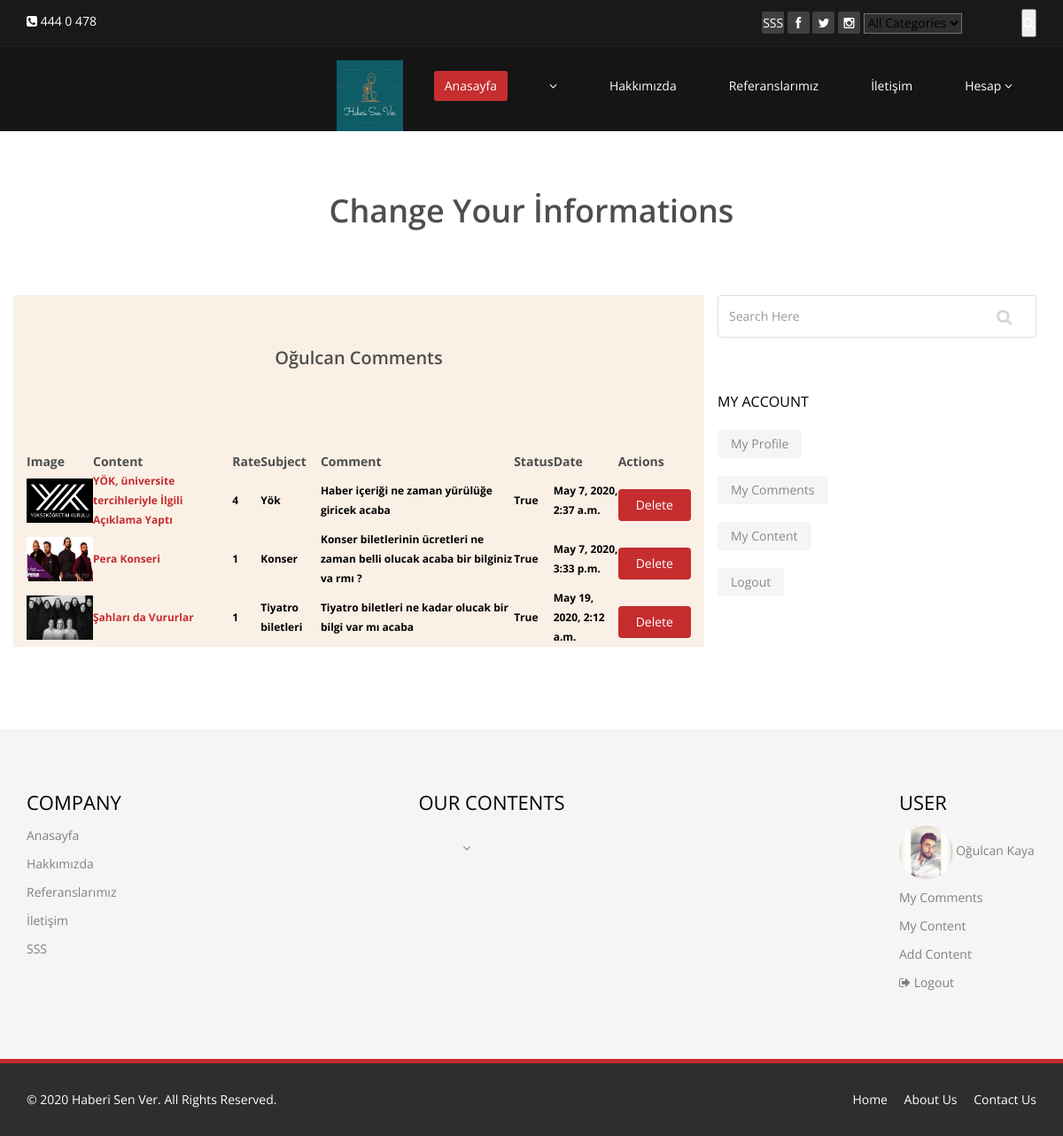
The app's page /user/comments/ (signed in), older data.
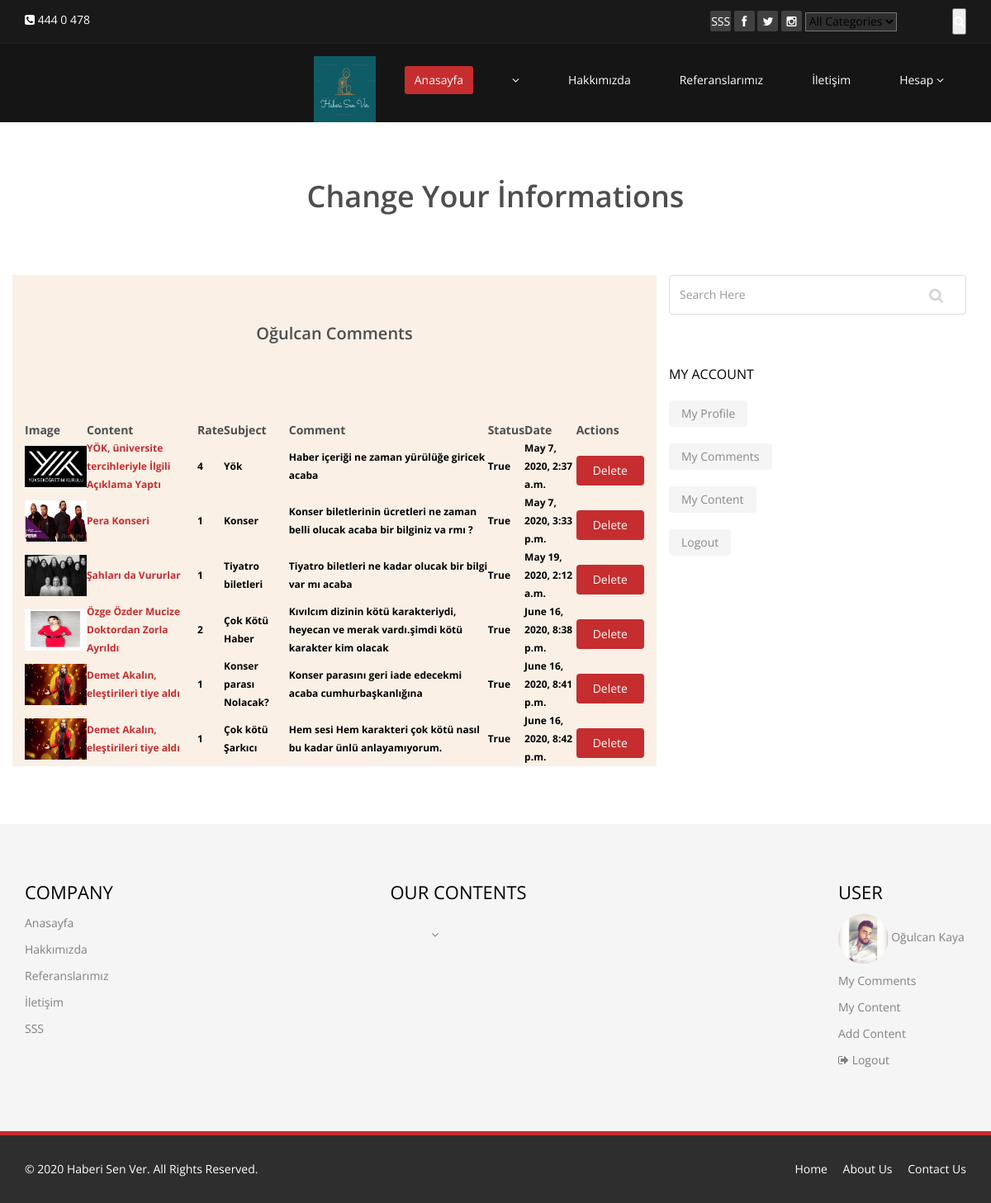
The same page, newer data.
### Home/models.py (models this page shows, shortened)
class Setting(models.Model):
    STATUS =(
        ('True', 'Evet'),
        ('False', 'Hayır'),
    )
    title = models.CharField(max_length=150)
    keywords = models.CharField(max_length=200)
    description = models.CharField(max_length=200)
    company = models.CharField(max_length=50)
    address = models.CharField(blank=True, max_length=150)
    phone = models.CharField(blank=True,max_length=15)
    fax = models.CharField(blank=True, max_length=15)
    email = models.CharField(blank=True, max_length=50)
    map = models.TextField(blank=True)
    smtpserver = models.CharField(blank=True, max_length=20)
    smtpemail = models.CharField(blank=True, max_length=20)
    smtppassword = models.CharField(blank=True, max_length=20)
    smtpport = models.CharField(blank=True, max_length=5)
    icon = models.ImageField(blank=True, upload_to='images/')
    facebook = models.CharField(max_length=50)
    twitter = models.CharField(max_length=50)
    instagram = models.CharField(max_length=50)
    aboutus = RichTextUploadingField(blank=True)
    contactus = RichTextUploadingField(blank=True)
    references = RichTextUploadingField(blank=True)
    status = models.CharField(max_length=10, choices=STATUS)
    created_at = models.DateTimeField(auto_now_add=True)
    updated_at = models.DateTimeField(auto_now=True)

class UserProfile(models.Model):
    user = models.OneToOneField(User, on_delete=models.CASCADE)
    phone = models.CharField(max_length=15)
    adress = models.CharField(max_length=150)
    city = models.CharField(max_length=150)
    country = models.CharField(max_length=150)
    image = models.ImageField(blank=True, upload_to='images/users/')
    def image_tag(self):
        return mark_safe('<img src="{}" height="50"/>'.format(self.image.url))
    image_tag.short_description = 'Image'

### news/models.py (models this page shows, shortened)
class Comment(models.Model):
    STATUS =(
        ('New', 'Yeni'),
        ('True', 'Evet'),
        ('False', 'Hayır'),
    )
    news = models.ForeignKey(News, on_delete=models.CASCADE) #relations with News
    user = models.ForeignKey(User, on_delete=models.CASCADE)  # relations with User
    subject = models.CharField(max_length=200)
    comment = models.CharField(max_length=200)
    rate = models.IntegerField(blank=True)
    status = models.CharField(max_length=10, choices=STATUS, default='New')
    ip = models.CharField(blank=True, max_length=30)
    created_at = models.DateTimeField(auto_now_add=True)
    updated_at = models.DateTimeField(auto_now=True)

class News(models.Model):
    STATUS =(
        ('True', 'Evet'),
        ('False', 'Hayır'),
    )
    TYPE = (
        ('Haber', 'Haber'),
        ('Etkinlik', 'Etkinlik'),
        ('Duyuru', 'Duyuru'),
    )
    category = models.ForeignKey(Category, on_delete=models.CASCADE) #relations with Category
    user = models.ForeignKey(User, on_delete=models.CASCADE, null=True)
    type = models.CharField(max_length=30, choices=TYPE, null=True)
    title = models.CharField(max_length=150)
    description = models.CharField(max_length=200)
    keyword = models.CharField(max_length=200)
    image = models.ImageField(blank=True, upload_to='images/')
    detail = RichTextUploadingField()
    status = models.CharField(max_length=10, choices=STATUS)
    slug = models.SlugField(null=False, unique=True)
    created_at = models.DateTimeField(auto_now_add=True)
    updated_at = models.DateTimeField(auto_now=True)
    def image_tag(self):
        return mark_safe('<img src="{}" height="40"/>'.format(self.image.url))
    image_tag.short_description = 'Image'

### user/views.py (the view)
# urls.py: path('comments/', views.comments, name='comments'),
@login_required(login_url='/login')
def comments(request):
    category = Category.objects.all()
    current_user = request.user
    comments = Comment.objects.filter(user_id=current_user.id)
    profile = User.objects.get(pk=current_user.id)
    setting = Setting.objects.get(pk=1)
    context = {
        'category': category,
        'comments': comments,
        'setting': setting,
        'profile': profile,
    }
    return render(request, 'user_comments.html', context)

### user/templates/user_comments.html (shortened to what this page needs)
{% extends 'homebase.html' %}
{% load static %}
{% block body%}
    <section id="blog" class="container">
        <div class="center">
            <h2> Change Your İnformations</h2>
        </div>
        <div class="blog">
            <div class="row">
                <div class="col-md-8" style="background-color: #faf0e6">
                    <h1 id="comments_title" class="center">{{ profile.first_name}} Comments</h1>
                    <div class="blog-content">
                        <table style="width: content-box">
                            <tr>
                                <th>Image</th>
                                <th>Content</th>
                                <th>Rate</th>
                                <th>Subject</th>
                                <th>Comment</th>
                                <th>Status</th>
                                <th>Date</th>
                                <th>Actions</th>
                            </tr>
                            {% for rs in comments %}
                                <tr>
                                    <th class="text-left">
                                        <a href="/news/{{ rs.news.id }}/{{ rs.news.id }}"> <img src="{{ rs.news.image.url }}"style="height: 50px; width: 75px"></a>
                                    </th>
                                    <th class="text-left">
                                        <a href="/news/{{ rs.news.id }}/{{ rs.news.slug }}"> {{ rs.news.title}} </a>
                                    </th>
                                    <th class="text-left" style="color: black"> {{ rs.rate }} </a> </th>
                                    <th class="text-left" style="color: black">{{ rs.subject }} </a> </th>
                                    <th class="text-left" style="color: black">{{ rs.comment }} </a> </th>
                                    <th class="text-left" style="color: black">{{ rs.status }} </a> </th>
                                    <th class="text-left" style="color: black">{{ rs.created_at }} </a> </th>
                                    <th class="text-left">
                                        <a class="btn btn btn-primary button" href="/user/deletecomment/{{ rs.id }}" onclick="return confirm('Will be Delete! Are you sure?')"> Delete</a>
                                    </th>
                                </tr>
                            {% endfor %}
                        </table>
                    </div>
                </div>
                <aside class="col-md-4">
                    <div class="widget search">
                        <form role="form">
                            <input type="text" class="form-control search_box" autocomplete="off" placeholder="Search Here">
                        </form>
                    </div>
                    {% include 'userpanel.html' %}
                </aside>
            </div>
        </div>
    </section>
{% endblock %}

### Home/templates/homebase.html (shortened to what this page needs)
<!DOCTYPE html>
<html lang="en">
<head>
    {% load static %}
    <link href="{% static 'css/bootstrap.min.css'%}" rel="stylesheet">
    <link href="{% static 'css/font-awesome.min.css'%}" rel="stylesheet">
    <link href="{% static 'css/animate.min.css'%}" rel="stylesheet">
    <link href="{% static 'css/prettyPhoto.css'%}" rel="stylesheet">
    <link href="{% static 'css/main.css'%}" rel="stylesheet">
    <link href="{% static 'css/responsive.css'%}" rel="stylesheet">
    <link type="text/css" href="{% static 'css/star.css'%}" rel="stylesheet">
    <link rel="stylesheet" href="https://ajax.googleapis.com/ajax/libs/jqueryui/1.11.4/themes/smoothness/jquery-ui.css">
</head>
<body class="homepage">
{% include 'header.html' %}
{% block body %}        {% endblock %}
{% include 'footer.html' %}
</body>
</html>

### Home/templates/header.html (shortened to what this page needs)
{% load static %}
<header id="header">
    <div class="top-bar">
        <div class="container">
            <div class="row">
                <div class="col-sm-6 col-xs-4">
                    <div class="top-number"><p><i class="fa fa-phone-square"></i>  {{ setting.phone}}</p></div>
                </div>
                <div class="col-sm-6 col-xs-8">
                    <div class="social">
                        <ul class="social-share">
                            <li><a href="/SSS"> SSS</a></li>
                            <li><a href="{{ setting.facebook}}"><i class="fa fa-facebook"></i></a></li>
                            <li><a href="{{ setting.twitter}}"><i class="fa fa-twitter"></i></a></li>
                            <li><a href="{{ setting.instagram}}"><i class="fa fa-instagram"></i></a></li>
                        </ul>
                        <div class="search">
                            <form role="form" action="/search/" method="post">
                                {% load mptt_tags %}
                                <select style="background-color: #2e2e2e" name="catid" class="input search">
                                    <option value="0"> All Categories</option>
                                </select>
                                <input id="query" name="query" type="text" class="search-form" autocomplete="off" placeholder="Enter your Keywords">
                                <button class="search-btn"><i class="fa fa-search"></i></button>
                            </form>
                        </div>
                    </div>
                </div>
            </div>
        </div>
    </div>
    <nav class="navbar navbar-inverse" role="banner">
        <div class="container">
            <div class="collapse navbar-collapse navbar-right">
                <a class="navbar-brand" href="/"><img src="{% static 'images/logo1.png'%}" style="height: 60pt;width: 75px;"  alt="logo"></a>
                <ul class="nav navbar-nav">
                    <li class="active"><a href="/">Anasayfa</a></li>
                    {% load mptt_tags %}
                    {% recursetree category %}
                        <li class="dropdown">
                            <a href="/category/{{ node.id }}/{{ node.slug }}" {% if not node.is_leaf_node %} class="dropdown" {% endif %}>{{ node.title }}  {% if not node.is_leaf_node %}<i class="fa fa-angle-down"></i>{% endif %}</a>
                        </li>
                    {% endrecursetree %}
                    <li><a href="/hakkimizda">Hakkımızda</a></li>
                    <li><a href="/referanslar">Referanslarımız</a></li>
                    <li><a href="/iletisim">İletişim</a></li>
                    {% if user.id is not None %}
                        <li class="dropdown">
                            <a href="#" class="dropdown-toggle" data-toggle="dropdown">Hesap  <i class="fa fa-angle-down"></i></a>
                        </li>
                    {% endif %}
                </ul>
            </div>
        </div>
    </nav>
</header>

### user/templates/userpanel.html (shortened to what this page needs)
<div class="widget categories">
    <h3>My Account</h3>
    <div class="row">
        <div class="col-sm-5">
            <ul class="blog_category">
                <li><a href="/user">My Profile </a></li>
                <li><a href="/user/comments/">My Comments </a></li>
                <li><a href="/user/mynews">My Content </a></li>
                <li><a href="/logout">Logout </a></li>
            </ul>
        </div>
    </div>
</div>

### Home/templates/footer.html (shortened to what this page needs)
{% load static %}
<section id="bottom">
    <div class="container wow fadeInDown" data-wow-duration="1000ms" data-wow-delay="600ms">
        <div class="row">
            <div class="col-md-3 col-sm-8">
                <div class="widget">
                    <h3>Company</h3>
                    <ul>
                        <li class="active"><a href="/">Anasayfa</a></li>
                        <li><a href="/hakkimizda">Hakkımızda</a></li>
                        <li><a href="/referanslar">Referanslarımız</a></li>
                        <li><a href="/iletisim">İletişim</a></li>
                        <li><a href="/SSS"> SSS</a></li>
                    </ul>
                </div>
            </div>
            <div class="col-md-3 col-sm-8" style="margin-left: 150px">
                <div class="widget">
                    <h3>Our Contents</h3>
                    <ul class="nav navbar-nav">
                        {% load mptt_tags %}
                        {% recursetree category %}
                            <li class="dropdown">
                                <a href="/category/{{ node.id }}/{{ node.slug }}" {% if not node.is_leaf_node %} class="dropdown" {% endif %}>{{ node.title }}  {% if not node.is_leaf_node %}<i class="fa fa-angle-down"></i>{% endif %}</a>
                            </li>
                        {% endrecursetree %}
                </div>
            </div>
            <div style="margin-left: 1000px">
                <div class="widget">
                    <h3>User</h3>
                    {% if user.id is not None %}
                        <ul >
                            <li><a href="/user"><img src="{{ user.userprofile.image.url}}" height="60px" class="img-circle"> {{user.first_name}} {{user.last_name}} </a></li>
                            <li><a href="/user/comments/">My Comments </a></li>
                            <li><a href="/user/mynews">My Content </a></li>
                            <li><a href="/user/addnews" > Add Content </a></li>
                            <li><a href="/logout/"><i class="fa fa-sign-out"> </i>  Logout</a></li>
                        </ul>
                    {% else %}
                        <ul >
                            <li><a href="/login/"><i class="fa fa-unlock"> </i>  Login</a></li>
                            <li><a href="/register/"><i class="fa fa-sign-in"> </i>  Sign up</a></li>
                        </ul>
                    {% endif %}
                </div>
            </div>
        </div>
    </div>
</section>
<footer id="footer" class="midnight-blue">
    <div class="container">
        <div class="row">
            <div class="col-sm-6">
                &copy; 2020 <a target="_blank" href="{{setting.facebook}}" title="Free Twitter Bootstrap WordPress Themes and HTML templates">{{setting.company}}</a>. All Rights Reserved.
            </div>
            <div class="col-sm-6">
                <ul class="pull-right">
                    <li><a href="#">Home</a></li>
                    <li><a href="/hakkimizda">About Us</a></li>
                    <li><a href="/iletisim">Contact Us</a></li>
                </ul>
            </div>
        </div>
    </div>
</footer>

Row changes from the older to the newer data that the page shows:
added Comment: news.image (picture), news "Özge Özder Mucize Doktordan Zorla Ayrıldı", rate "2", subject "Çok Kötü Haber", comment "Kıvılcım dizinin kötü karakteriydi, heyecan ve merak vardı.şimdi kötü karakter kim olacak", status "True", created_at "June 16, 2020, 8:38 p.m."
added Comment: news.image (picture), news "Demet Akalın, eleştirileri tiye aldı", rate "1", subject "Konser parası Nolacak?", comment "Konser parasını geri iade edecekmi acaba cumhurbaşkanlığına", status "True", created_at "June 16, 2020, 8:41 p.m."
added Comment: news.image (picture), news "Demet Akalın, eleştirileri tiye aldı", rate "1", subject "Çok kötü Şarkıcı", comment "Hem sesi Hem karakteri çok kötü nasıl bu kadar ünlü anlayamıyorum.", status "True", created_at "June 16, 2020, 8:42 p.m."
